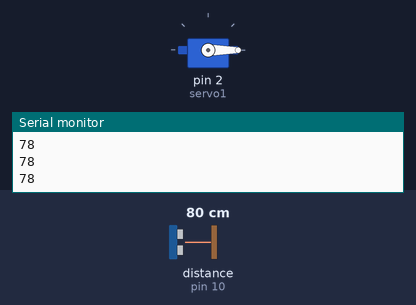
Bench run of a sketch on a simulated Arduino Uno, built with avr-gcc and run on an emulated ATmega328P. On the bench: servo, the last lines printed to the serial monitor. Wiring (inferred from the names in the program): ultrasonic range finder: trigger pin 9; echo pin 10. The inputs (shaded band) are chosen by the test bench; at power-on: distance to the obstacle (sensor on pin 10) 80 cm. The echo pulse lasts 58.3 µs per cm.

Above: at 1.2 s.
1.3 s: distance to the obstacle (sensor on pin 10) set to 12 cm
2.8 s: distance to the obstacle (sensor on pin 10) set to 9 cm
At 3.9 s:
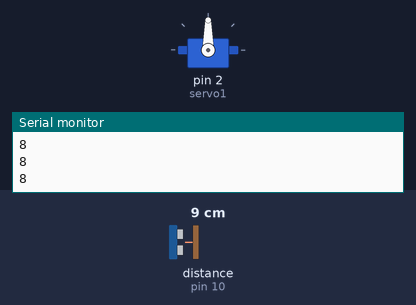
4.3 s: distance to the obstacle (sensor on pin 10) set to 18 cm
At 5.5 s:
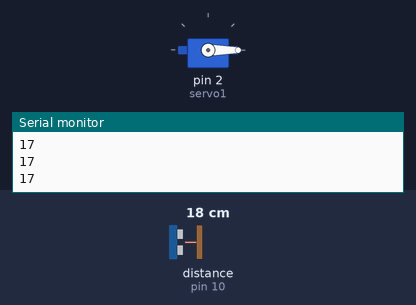
5.8 s: distance to the obstacle (sensor on pin 10) set to 2 cm
At 6.7 s:
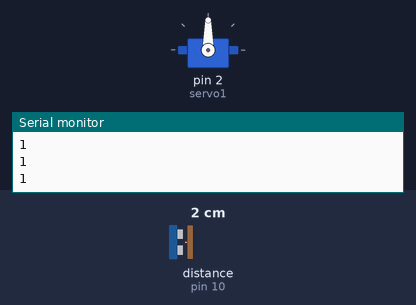
Timing chart, 0 to 8.3 s (numbered marks = the images above; inputs shaded):
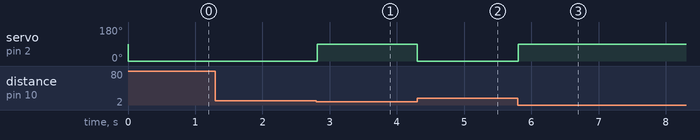

The sketch:

control_servo_using_ultrasonic_sensor.ino
```cpp
const int trigPin = 9;
const int echoPin = 10;

long duration;
int distance;

#include <Servo.h>

Servo servo1;  // create servo object to control a servo


void setup() {
  // put your setup code here, to run once:
  servo1.attach(2,600,2300);  // (pin, min, max)
  pinMode(trigPin, OUTPUT);
  pinMode(echoPin, INPUT);
  Serial.begin(9600);

}

void loop() {
  // put your main code here, to run repeatedly:
  digitalWrite(trigPin, LOW);
  delayMicroseconds(2);
  digitalWrite(trigPin, HIGH);
  delayMicroseconds(10);
  digitalWrite(trigPin, LOW);

  duration = pulseIn(echoPin, HIGH);
  distance = duration*0.034/2;

  if(distance<10)
  {
    Serial.println(distance);
    servo1.write(90);
    delay(50);
  }
  else
  {
    servo1.write(0);
    delay(50);
    Serial.println(distance);
  }

}
```

Measured:
- the behaviour switches between 11 and 10 cm on distance to the obstacle (sensor on pin 10) (found by bisection; images 0 and 1)
- after the input at 2.8 s, servo on pin 2 (servo1): 0° → 90° at once
- after the input at 4.3 s, servo on pin 2 (servo1): 90° → 0° at once
- after the input at 5.8 s, servo on pin 2 (servo1): 0° → 90° at once
